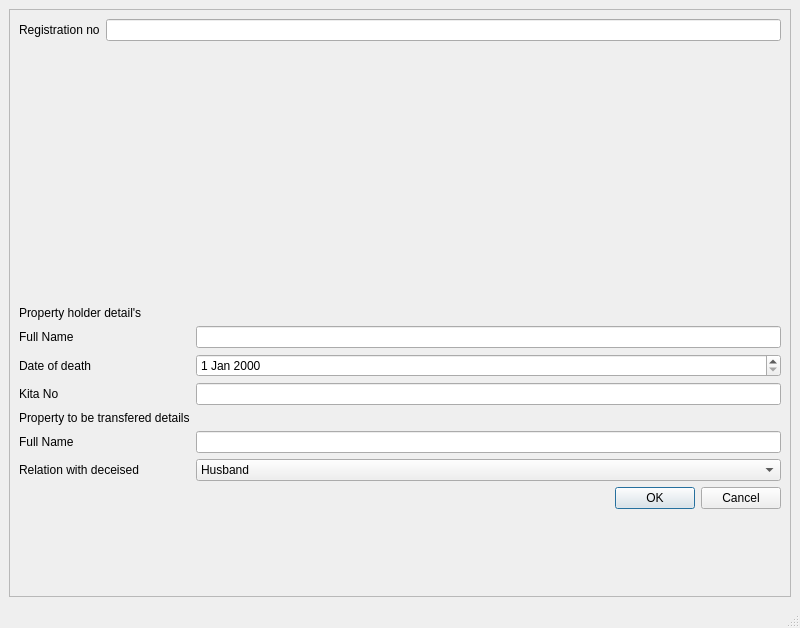
<?xml version="1.0" encoding="UTF-8"?>
<ui version="4.0">
 <class>propertytransfer</class>
 <widget class="QMainWindow" name="propertytransfer">
  <property name="geometry">
   <rect>
    <x>0</x>
    <y>0</y>
    <width>800</width>
    <height>628</height>
   </rect>
  </property>
  <property name="windowTitle">
   <string>Property  Transfer</string>
  </property>
  <widget class="QWidget" name="centralwidget">
   <layout class="QGridLayout" name="gridLayout">
    <item row="0" column="0">
     <widget class="QScrollArea" name="scrollArea">
      <property name="widgetResizable">
       <bool>true</bool>
      </property>
      <widget class="QWidget" name="scrollAreaWidgetContents">
       <property name="geometry">
        <rect>
         <x>0</x>
         <y>0</y>
         <width>776</width>
         <height>579</height>
        </rect>
       </property>
       <layout class="QGridLayout" name="gridLayout_2">
        <item row="1" column="0">
         <layout class="QFormLayout" name="formLayout">
          <item row="0" column="0">
           <widget class="QLabel" name="propertyHolderDetailSLabel">
            <property name="text">
             <string>Property holder detail's</string>
            </property>
           </widget>
          </item>
          <item row="1" column="0">
           <widget class="QLabel" name="fullNameLabel">
            <property name="text">
             <string>Full Name</string>
            </property>
           </widget>
          </item>
          <item row="1" column="1">
           <widget class="QLineEdit" name="fullNameLineEdit"/>
          </item>
          <item row="2" column="0">
           <widget class="QLabel" name="dateOfDeathLabel">
            <property name="text">
             <string>Date of death</string>
            </property>
           </widget>
          </item>
          <item row="2" column="1">
           <widget class="QDateEdit" name="dateOfDeathDateEdit"/>
          </item>
          <item row="3" column="0">
           <widget class="QLabel" name="kitaNoLabel">
            <property name="text">
             <string>Kita No</string>
            </property>
           </widget>
          </item>
          <item row="3" column="1">
           <widget class="QLineEdit" name="kitaNoLineEdit"/>
          </item>
          <item row="4" column="0">
           <widget class="QLabel" name="TransferedDetailsLabel">
            <property name="text">
             <string>Property to be transfered details</string>
            </property>
           </widget>
          </item>
          <item row="5" column="0">
           <widget class="QLabel" name="nameLabel">
            <property name="text">
             <string>Full Name</string>
            </property>
           </widget>
          </item>
          <item row="5" column="1">
           <widget class="QLineEdit" name="nameLineEdit"/>
          </item>
          <item row="6" column="0">
           <widget class="QLabel" name="relationWithDeceisedLabel">
            <property name="text">
             <string>Relation with deceised</string>
            </property>
           </widget>
          </item>
          <item row="6" column="1">
           <widget class="QComboBox" name="relationWithDeceisedComboBox">
            <item>
             <property name="text">
              <string>Husband</string>
             </property>
            </item>
            <item>
             <property name="text">
              <string>Wife</string>
             </property>
            </item>
            <item>
             <property name="text">
              <string>Son</string>
             </property>
            </item>
            <item>
             <property name="text">
              <string>Daughter</string>
             </property>
            </item>
            <item>
             <property name="text">
              <string>Father</string>
             </property>
            </item>
            <item>
             <property name="text">
              <string>Mother</string>
             </property>
            </item>
            <item>
             <property name="text">
              <string>other</string>
             </property>
            </item>
           </widget>
          </item>
          <item row="7" column="1">
           <widget class="QDialogButtonBox" name="buttonBox">
            <property name="standardButtons">
             <set>QDialogButtonBox::Cancel|QDialogButtonBox::Ok</set>
            </property>
           </widget>
          </item>
         </layout>
        </item>
        <item row="0" column="0">
         <layout class="QFormLayout" name="formLayout_2">
          <item row="0" column="0">
           <widget class="QLabel" name="registrationNoLabel">
            <property name="text">
             <string>Registration no</string>
            </property>
           </widget>
          </item>
          <item row="0" column="1">
           <widget class="QLineEdit" name="registrationNoLineEdit"/>
          </item>
         </layout>
        </item>
       </layout>
      </widget>
     </widget>
    </item>
   </layout>
  </widget>
  <widget class="QStatusBar" name="statusbar"/>
 </widget>
 <resources/>
 <connections/>
</ui>
